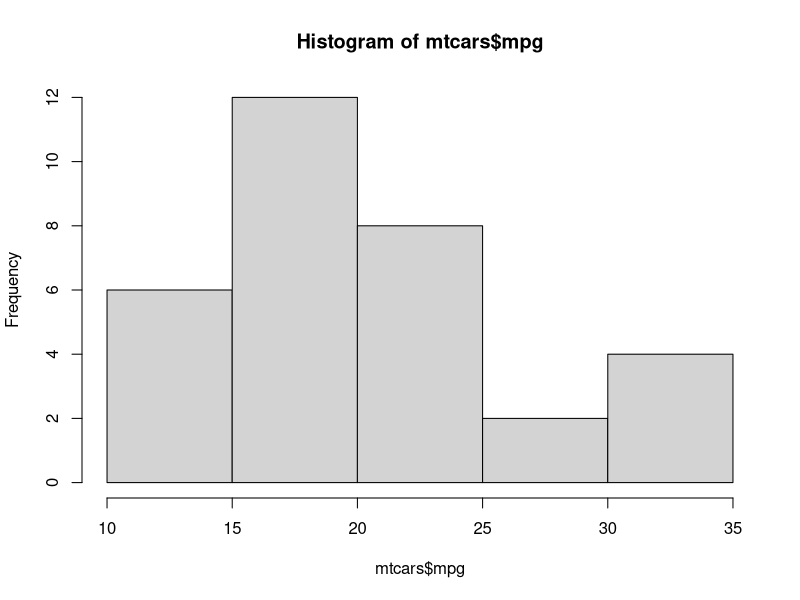
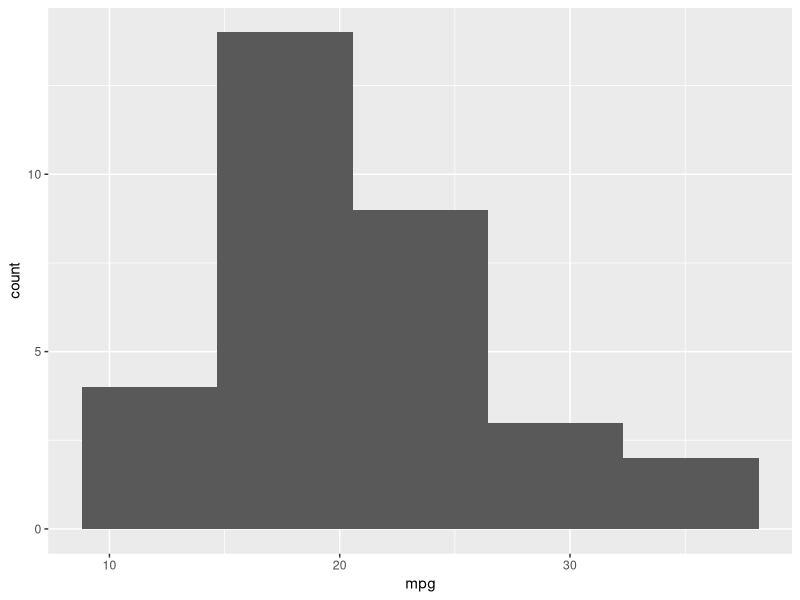
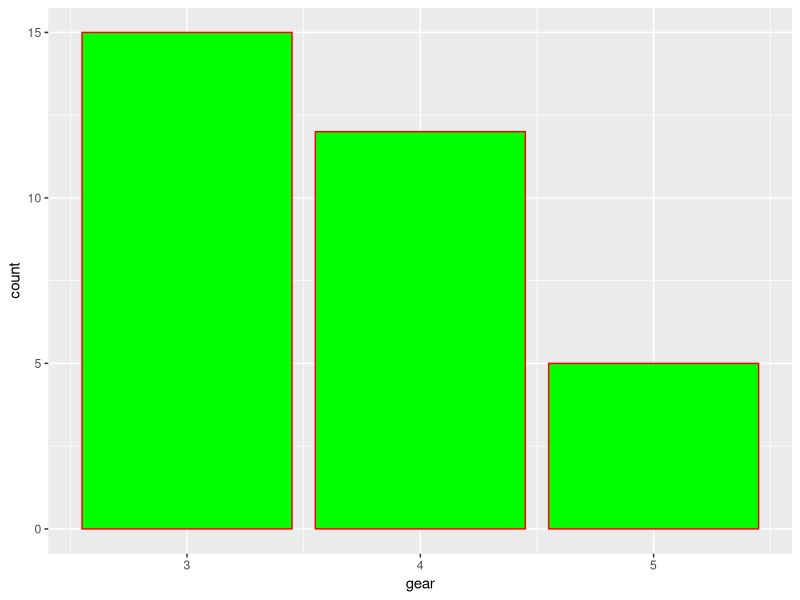

Here is the R script that generated these plots, in order: (Note: this script raises an error after producing the figures.)

library(dplyr)

mtcars
names(mtcars)
colnames(mtcars)
?mtcars
head(mtcars)
tail(mtcars)
summary(mtcars)
hist(mtcars$mpg)

head(mtcars)
nrow(mtcars)
dim(mtcars)


mtcars
mtcars%>% filter(mpg > 25)
mtcars%>% filter(mpg > 25 & gear == 5)

mtcars %>% group_by(gear) %>% summarise(n=n())
mtcars %>% group_by(gear, carb) %>% summarise(n=n())


library(ggplot2)
# Basic histogram
ggplot(mtcars, aes(x=mpg)) + geom_histogram(bins=5)


library(ggplot2)
# Basic barplot
ggplot(data=mtcars, aes(x=gear)) +geom_bar(stat="count",color='red', fill='green')
p
ggplot(data=mtcars, aes(x=gear,fill=factor(gear))) +geom_bar(stat="count",color='red')
# Horizontal bar plot
p + coord_flip()

#Author DataFlair
x = rnorm(10)
y = rnorm(10)
x
y

t.test(x,y) #if p>0.5 do not reject null hypothesis conclusion:drawn from same population
